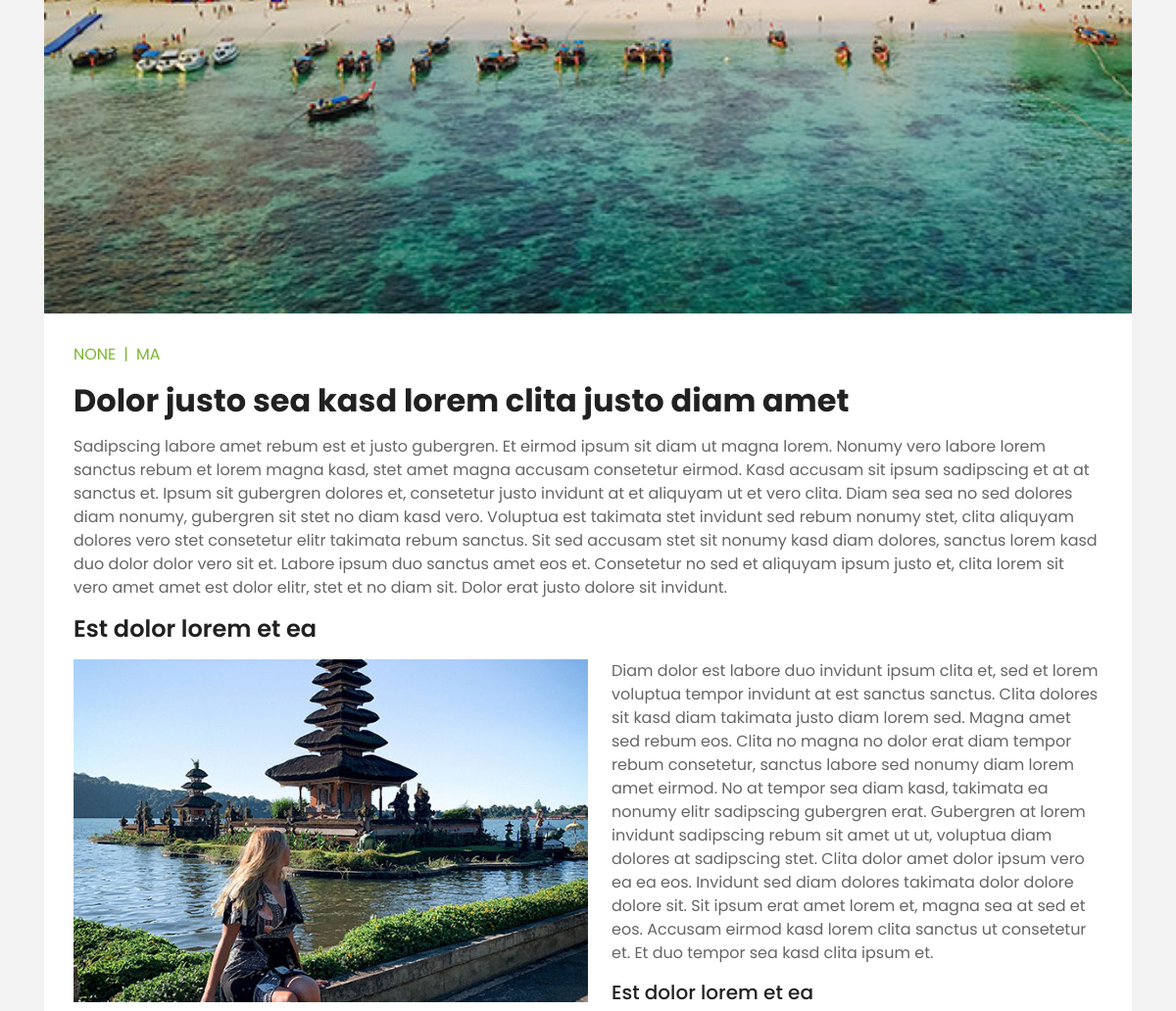
The app's page / (middle part), older data.
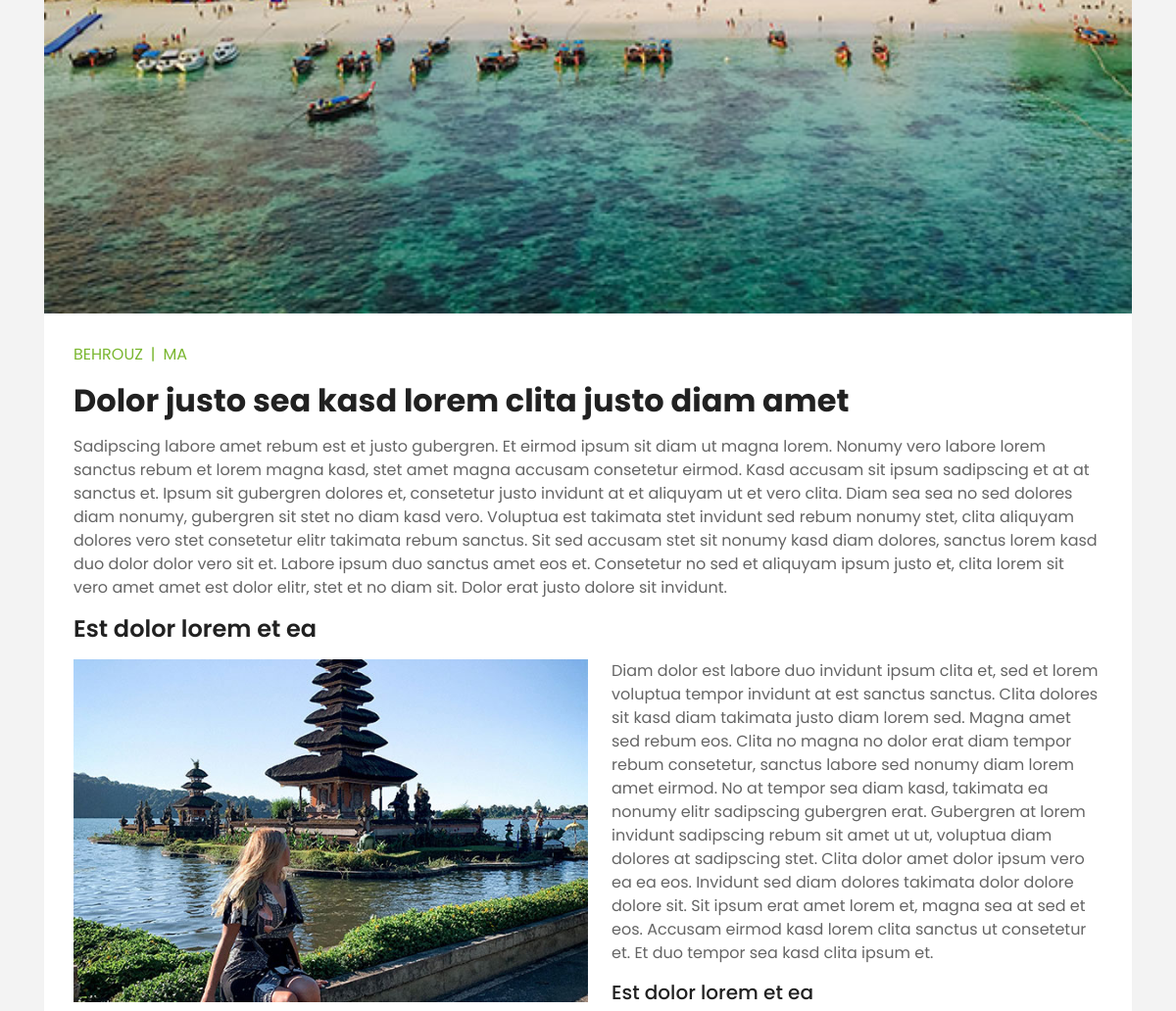
The same page, newer data.
### Account/models.py (models this page shows, shortened)
class CustomUser (AbstractBaseUser, PermissionsMixin):
    USERTYPE=(
        ('Ma','MASTER'),
        ('Tr','TRAVELER'),
        ('Us','USER'),
        ('Bl','BLOGER'),
        ('Gu', 'GUIDE'),
    )
    username = models.CharField ( max_length=100, blank=True,null=True )
    mobile  = models.CharField ( max_length=15, default='0' )
    email = models.EmailField(unique=True)
    usertype = models.CharField ( max_length=2, choices=USERTYPE, default='Us' )
    firstname  = models.CharField ( blank=True,null=True,max_length=50 )
    lastname  = models.CharField ( blank=True,null=True,max_length=50 )
    first_name  = models.CharField ( blank=True,null=True,max_length=50 )
    last_name  = models.CharField ( blank=True,null=True,max_length=50 )
    unicid  = models.CharField ( max_length=10, unique=True )
    birthday  = models.DateTimeField ( blank=True,null=True )
    gender  = models.BooleanField ( blank=True,null=True )
    status = models.BooleanField(default=False)
    image = models.ImageField ( blank=True,null=True,upload_to='Profile' )
    city = models.ForeignKey(to='Home.City', on_delete=models.CASCADE, blank=True,null=True)
    profesional = models.CharField ( max_length=50, blank=True, null=True )
    is_superuser = models.BooleanField(default=False)
    is_staff = models.BooleanField(default=False)
    is_active = models.BooleanField(default=False)
    date_joined = models.DateTimeField(blank=True, null=True)
    USERNAME_FIELD = 'email'
    EMAIL_FIELD = 'email'
    REQUIRED_FIELDS = []
    objects = UserManager()

### Home/views.py (the view)
# urls.py: path('', views.index, name='index'),
def index(request):
    class MyArticles:
        def __init__(self, selectarticle):
            self.id = selectarticle.id
            self.img = ArticleImg.objects.get(article_id=selectarticle.id, imgOrder=1)
            self.part = ArticlePart.objects.get(article_id=selectarticle.id, partOrder=1)
            self.title = selectarticle.title
            self.create = selectarticle.create
            self.month = (datetime.datetime.strptime(str(self.create.month), "%m")).strftime("%b")
            self.update = selectarticle.update
            self.author = selectarticle.author
            self.status = selectarticle.status
    newestArticles = Article.objects.all().order_by('-update')[:3]
    articles = []
    for a in newestArticles:
        if a.status == 'pub':
            articles.append(MyArticles(a))
    selectedArticle = SpecialPosition.objects.get(title='Homepage')
    homePageArticle = MyArticle(Article.objects.get(id=selectedArticle.article.id))
    cities = City.objects.filter(home_page_display=True).order_by('-id')[:6]
    Guides = CustomUser.objects.filter(usertype='Gu').order_by('-id')
    users = CustomUser.objects.filter(usertype='Us').order_by('-id')
    destinations = City.objects.all()
    tour = Tour.objects.filter(home_page_display=True).order_by('-id')[:6]
    comments = Comment.objects.filter(active=True).order_by('-id')[:6]
    context = {
        'destinations': destinations,
        'SignIn': 'Sign In',
        'SignOut': 'SignOut',
        'SignUp': 'SignUp',
        'Search': 'Search',
        'Services': 'Services',
        'Menu': 'Menu',
        'cities':cities,
        'tour':tour,
        'Guides':Guides,
        'users' : users,
        'myarticle' : homePageArticle,
        'articles':articles,
        'comments':comments,
    }
    return (render(request,'Home/index.html', context))

### Home/models.py (called while the page is built)
    def tour_duration(self):
        timediff = self.transportBack.recivetime - self.transportGo.starttime
        return timediff.days

### Home/templates/Home/index.html (shortened to what this page needs)
{% extends '_base.html' %}
{% load static %}
{% load djmoney %}
{% block static%}
    <link href="{% static 'lib/owlcarousel/assets/owl.carousel.min.css' %}" rel="stylesheet">
    <link href="{% static 'lib/tempusdominus/css/tempusdominus-bootstrap-4.min.css' %}" rel="stylesheet" />
    <link href="{% static 'css/style.css' %}" rel="stylesheet">
    <link href="{% static 'css/newstyle.css' %}" rel="stylesheet">
{%endblock%}
{% block body %}
    <div class="container-fluid py-5">
        <div class="container pt-5">
            {% include myarticle.frame %}
        </div>
    </div>
{% endblock %}

### templates/blogFrame2.html (shortened to what this page needs)
{% load static %}
        <div class="row">
            <div class="col-lg-12">
                <div class="pb-3">
                    <div class="blog-item">
                        <div class="position-relative">
                            <img class="img-fluid w-100" src="{{ myarticle.images.0.image.url }}" alt="{{ myarticle.images.0.title }}">
                        </div>
                    </div>
                    <div class="bg-white mb-3" style="padding: 30px;">
                        <div class="d-flex mb-3">
                            <a class="text-primary text-uppercase text-decoration-none" href="">{{ myarticle.author.firstname }}</a>
                            <span class="text-primary px-2">|</span>
                            <a class="text-primary text-uppercase text-decoration-none" href="">{{ myarticle.author.usertype }}</a>
                        </div>
                        <h2 class="mb-3">{{ myarticle.parts.0.partTitle }}</h2>
                        <p>{{ myarticle.parts.0.text }}</p>
                        <h4 class="mb-3">{{ myarticle.parts.1.partTitle }}</h4>
                        <img class="img-fluid w-50 float-left mr-4 mb-2" src="{{ myarticle.images.1.image.url }}" alt="{{ myarticle.images.1.title }}">
                        <p>{{ myarticle.parts.1.text }}</p>
                        <h5 class="mb-3">{{ myarticle.parts.2.partTitle }}</h5>
                    </div>
                </div>
            </div>
        </div>

Row changes from the older to the newer data that the page shows:
changed CustomUser "MA": author.firstname "NONE" → "BEHROUZ"
